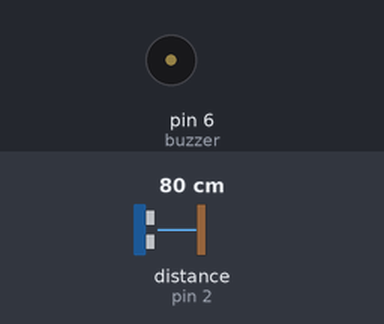
Bench run of a sketch on a simulated Arduino Uno, built with avr-gcc and run on an emulated ATmega328P. Shown: buzzer (waves = sounding). The inputs (shaded band) are chosen by the test bench; at power-on: distance to the obstacle (sensor on pin 2) 80 cm. The echo pulse lasts 58.3 µs per cm; what the sketch prints to the serial monitor is not drawn.

Above: at 0.1 s.
At 3.1 s:
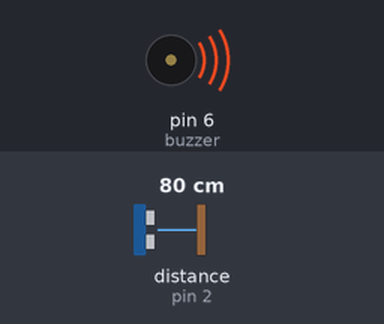
Timing chart, 0 to 5.5 s (numbered marks = the images above):
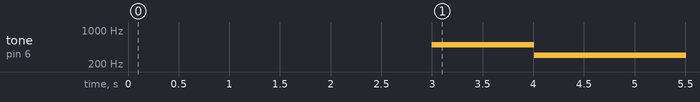

Measured:
- by itself, tone on pin 6 (buzzer): silent → 500 Hz at 3.0 s, → 300 Hz 1.0 s later

The sketch:

servo2.ino
```cpp
//===================================================================================
// Template v 001
//===================================================================================
// ----- global define ----------------------------------------------
//
// ----- libraries --------------------------------------------------
#include <NewPing.h>
// ----- constant pin -----------------------------------------------
// #define gnd 7
#define buzzer 6
#define trig 11
#define echo 2
// #define vcc 2

// ----- constant common --------------------------------------------
// const float pi = 3.14;
// ----- variables --------------------------------------------------
// int count = 0;
// ----- prepare hardware -------------------------------------------
// Servo servo1;
NewPing sonar(trig, echo, 50);
// ==================================================================
// functions common -------------------------------------------------
// void control() {}
// ==================================================================
void setup() {
  // Serial monitor -------------------------------------------------
  Serial.begin(9600); delay(3000);
  // ----- prepare pins ---------------------------------------------
  pinMode(buzzer, OUTPUT);
  //pinMode(vcc,OUTPUT);// 0...1023    x = pot*3 +300
  //digitalWrite(vcc, 1);
  //pinMode(gnd,OUTPUT);
  //digitalWrite(gnd,0);

  tone(buzzer, 500);          // min 300  max 3300
  delay(1000);
  noTone(buzzer);
  // ----- prepare variable -----------------------------------------
  //
  // ----- prepare hardware -----------------------------------------
  // servo.attach();
} // ================================================================
void loop() { // ----- work programm --------------------------------
  Serial.print(sonar.ping_cm());
  int var = sonar.ping_cm() * 60 + 300;
  tone(buzzer, var);

} // ================================================================
```
